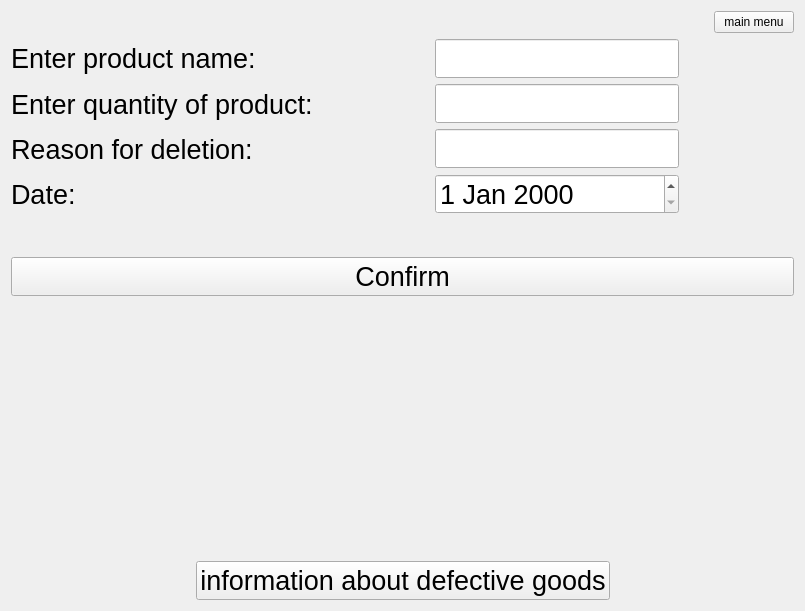
<?xml version="1.0" encoding="UTF-8"?>
<ui version="4.0">
 <class>DefectiveProductsWindow</class>
 <widget class="QWidget" name="DefectiveProductsWindow">
  <property name="geometry">
   <rect>
    <x>0</x>
    <y>0</y>
    <width>805</width>
    <height>611</height>
   </rect>
  </property>
  <property name="windowTitle">
   <string>Form</string>
  </property>
  <layout class="QVBoxLayout" name="verticalLayout_6">
   <item>
    <layout class="QHBoxLayout" name="horizontalLayout_3">
     <item>
      <spacer name="horizontalSpacer_3">
       <property name="orientation">
        <enum>Qt::Orientation::Horizontal</enum>
       </property>
       <property name="sizeHint" stdset="0">
        <size>
         <width>40</width>
         <height>20</height>
        </size>
       </property>
      </spacer>
     </item>
     <item>
      <widget class="QPushButton" name="menuPushButton">
       <property name="text">
        <string>main menu</string>
       </property>
      </widget>
     </item>
    </layout>
   </item>
   <item>
    <layout class="QVBoxLayout" name="verticalLayout_5">
     <item>
      <layout class="QVBoxLayout" name="verticalLayout_4">
       <item>
        <layout class="QHBoxLayout" name="horizontalLayout">
         <item>
          <layout class="QVBoxLayout" name="verticalLayout_2">
           <item>
            <widget class="QLabel" name="label">
             <property name="font">
              <font>
               <pointsize>20</pointsize>
              </font>
             </property>
             <property name="text">
              <string>Enter product name:</string>
             </property>
            </widget>
           </item>
           <item>
            <widget class="QLabel" name="label_2">
             <property name="font">
              <font>
               <pointsize>20</pointsize>
              </font>
             </property>
             <property name="text">
              <string>Enter quantity of product:</string>
             </property>
            </widget>
           </item>
           <item>
            <widget class="QLabel" name="resonLabel">
             <property name="font">
              <font>
               <pointsize>20</pointsize>
              </font>
             </property>
             <property name="text">
              <string>Reason for deletion:</string>
             </property>
            </widget>
           </item>
           <item>
            <widget class="QLabel" name="label_3">
             <property name="font">
              <font>
               <pointsize>20</pointsize>
              </font>
             </property>
             <property name="text">
              <string>Date: </string>
             </property>
            </widget>
           </item>
          </layout>
         </item>
         <item>
          <spacer name="horizontalSpacer_5">
           <property name="orientation">
            <enum>Qt::Orientation::Horizontal</enum>
           </property>
           <property name="sizeHint" stdset="0">
            <size>
             <width>40</width>
             <height>20</height>
            </size>
           </property>
          </spacer>
         </item>
         <item>
          <layout class="QVBoxLayout" name="verticalLayout">
           <item>
            <widget class="QLineEdit" name="productNameLineEdit">
             <property name="font">
              <font>
               <pointsize>20</pointsize>
              </font>
             </property>
            </widget>
           </item>
           <item>
            <widget class="QLineEdit" name="productQuantityLineEdit">
             <property name="font">
              <font>
               <pointsize>20</pointsize>
              </font>
             </property>
            </widget>
           </item>
           <item>
            <widget class="QLineEdit" name="resonLineEdit">
             <property name="font">
              <font>
               <pointsize>20</pointsize>
              </font>
             </property>
            </widget>
           </item>
           <item>
            <widget class="QDateEdit" name="dateEdit">
             <property name="font">
              <font>
               <pointsize>20</pointsize>
              </font>
             </property>
            </widget>
           </item>
          </layout>
         </item>
         <item>
          <spacer name="horizontalSpacer_4">
           <property name="orientation">
            <enum>Qt::Orientation::Horizontal</enum>
           </property>
           <property name="sizeHint" stdset="0">
            <size>
             <width>40</width>
             <height>20</height>
            </size>
           </property>
          </spacer>
         </item>
        </layout>
       </item>
       <item>
        <spacer name="verticalSpacer">
         <property name="orientation">
          <enum>Qt::Orientation::Vertical</enum>
         </property>
         <property name="sizeHint" stdset="0">
          <size>
           <width>20</width>
           <height>40</height>
          </size>
         </property>
        </spacer>
       </item>
       <item>
        <layout class="QVBoxLayout" name="verticalLayout_3">
         <item>
          <layout class="QHBoxLayout" name="horizontalLayout_4">
           <item>
            <widget class="QPushButton" name="confirmPushButton">
             <property name="font">
              <font>
               <pointsize>20</pointsize>
              </font>
             </property>
             <property name="text">
              <string>Confirm</string>
             </property>
            </widget>
           </item>
          </layout>
         </item>
        </layout>
       </item>
      </layout>
     </item>
     <item>
      <spacer name="verticalSpacer_8">
       <property name="orientation">
        <enum>Qt::Orientation::Vertical</enum>
       </property>
       <property name="sizeHint" stdset="0">
        <size>
         <width>20</width>
         <height>40</height>
        </size>
       </property>
      </spacer>
     </item>
     <item>
      <spacer name="verticalSpacer_7">
       <property name="orientation">
        <enum>Qt::Orientation::Vertical</enum>
       </property>
       <property name="sizeHint" stdset="0">
        <size>
         <width>20</width>
         <height>40</height>
        </size>
       </property>
      </spacer>
     </item>
     <item>
      <spacer name="verticalSpacer_6">
       <property name="orientation">
        <enum>Qt::Orientation::Vertical</enum>
       </property>
       <property name="sizeHint" stdset="0">
        <size>
         <width>20</width>
         <height>40</height>
        </size>
       </property>
      </spacer>
     </item>
     <item>
      <spacer name="verticalSpacer_3">
       <property name="orientation">
        <enum>Qt::Orientation::Vertical</enum>
       </property>
       <property name="sizeHint" stdset="0">
        <size>
         <width>20</width>
         <height>40</height>
        </size>
       </property>
      </spacer>
     </item>
     <item>
      <spacer name="verticalSpacer_5">
       <property name="orientation">
        <enum>Qt::Orientation::Vertical</enum>
       </property>
       <property name="sizeHint" stdset="0">
        <size>
         <width>20</width>
         <height>40</height>
        </size>
       </property>
      </spacer>
     </item>
     <item>
      <spacer name="verticalSpacer_4">
       <property name="orientation">
        <enum>Qt::Orientation::Vertical</enum>
       </property>
       <property name="sizeHint" stdset="0">
        <size>
         <width>20</width>
         <height>40</height>
        </size>
       </property>
      </spacer>
     </item>
     <item>
      <spacer name="verticalSpacer_2">
       <property name="orientation">
        <enum>Qt::Orientation::Vertical</enum>
       </property>
       <property name="sizeHint" stdset="0">
        <size>
         <width>20</width>
         <height>40</height>
        </size>
       </property>
      </spacer>
     </item>
     <item>
      <layout class="QHBoxLayout" name="horizontalLayout_2">
       <item>
        <spacer name="horizontalSpacer">
         <property name="orientation">
          <enum>Qt::Orientation::Horizontal</enum>
         </property>
         <property name="sizeHint" stdset="0">
          <size>
           <width>40</width>
           <height>20</height>
          </size>
         </property>
        </spacer>
       </item>
       <item>
        <widget class="QPushButton" name="defectiveGoodsPushButton">
         <property name="font">
          <font>
           <pointsize>20</pointsize>
          </font>
         </property>
         <property name="text">
          <string>information about defective goods</string>
         </property>
        </widget>
       </item>
       <item>
        <spacer name="horizontalSpacer_2">
         <property name="orientation">
          <enum>Qt::Orientation::Horizontal</enum>
         </property>
         <property name="sizeHint" stdset="0">
          <size>
           <width>40</width>
           <height>20</height>
          </size>
         </property>
        </spacer>
       </item>
      </layout>
     </item>
    </layout>
   </item>
  </layout>
 </widget>
 <resources/>
 <connections/>
</ui>
